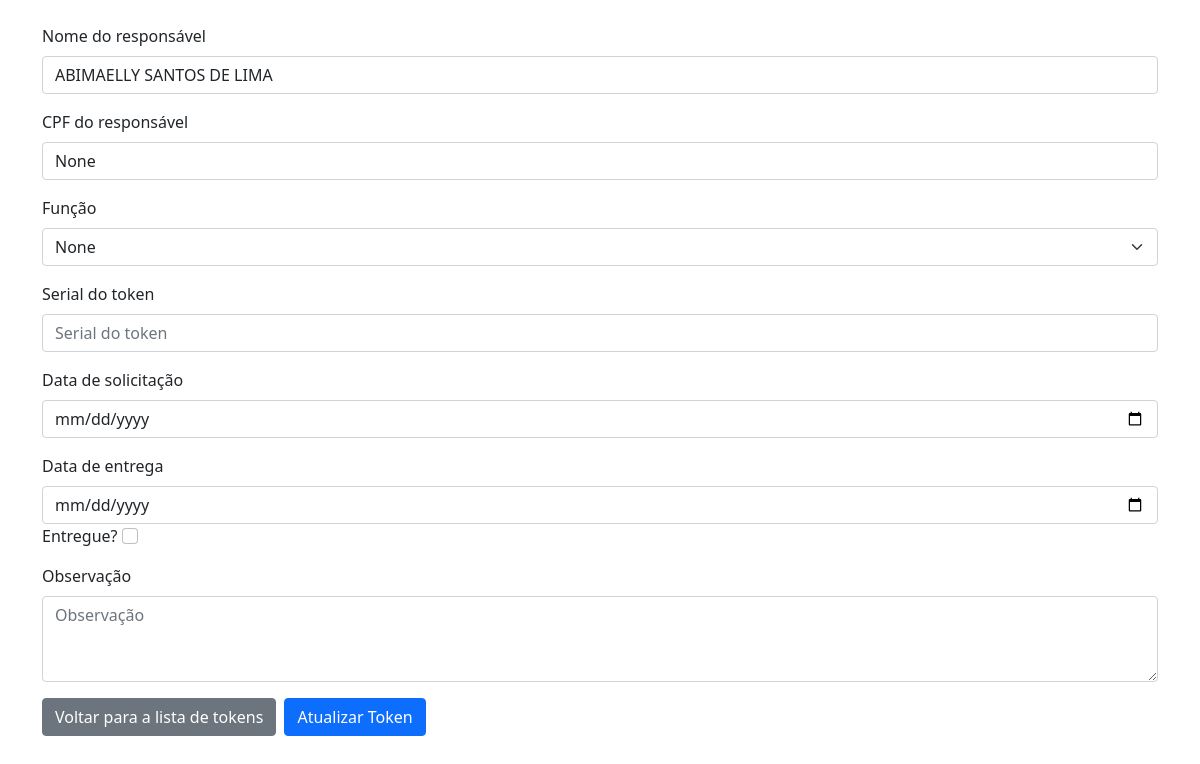
Before: /atualizar_token/87/ (signed in) with the older database file.
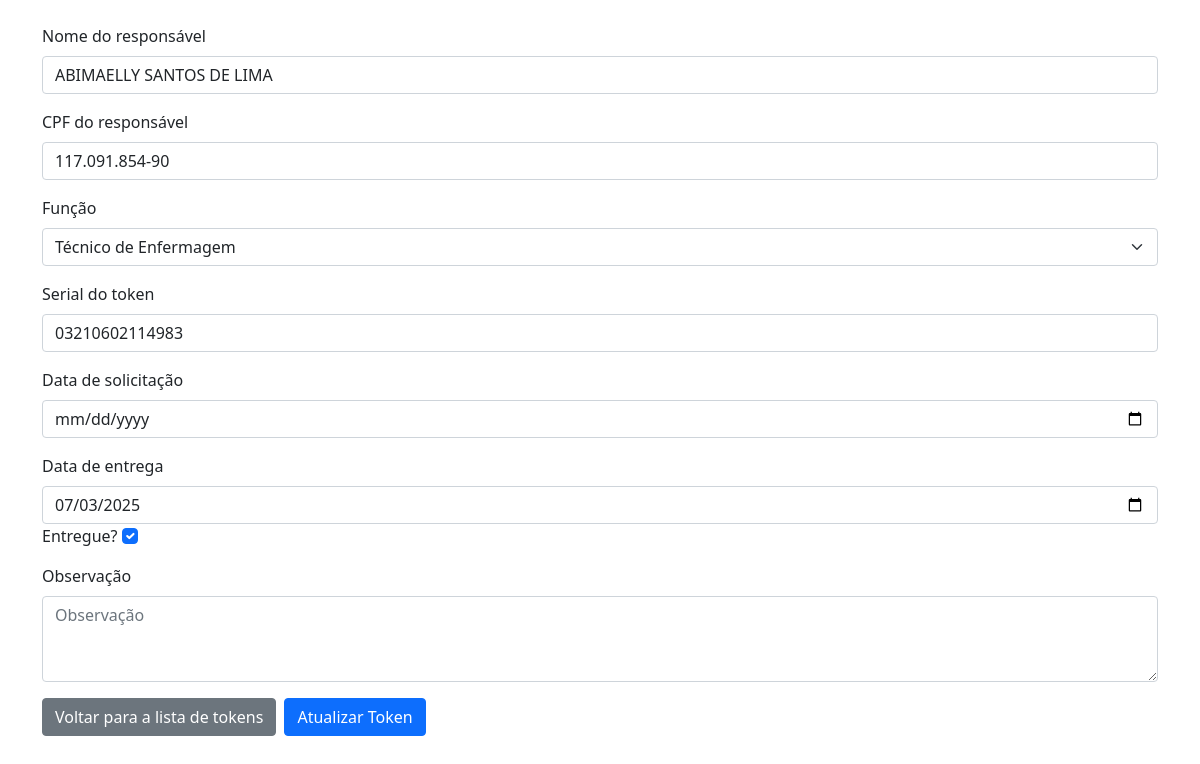
After: the same page with the newer database file.
### tokens_app/models.py (models this page shows)
class Token(models.Model):
    nome_responsavel = models.CharField(max_length=125, null=False, blank=False)
    cpf_responsavel = models.CharField(max_length=14, null=True, blank=True)
    funcao_responsavel = models.CharField(max_length=125, choices=FUNCOES, null=True, blank=True)
    serial = models.CharField(max_length=14, null=True, blank=True)
    data_solicitacao = models.DateField(null=True, blank=True, default=None)
    data_entrega = models.DateField(blank=True, null=True)
    data_modificacao = models.DateField(auto_now=True)
    observacao = models.TextField(null=True, blank=True)
    criador = models.CharField(max_length=125, null=True, blank=True)
    modificador = models.CharField(max_length=125, null=True, blank=True)
    token_entregue = models.BooleanField(default=False)
    token_ativo = models.BooleanField(default=True)
    def __str__(self):
        return f"{self.nome_responsavel}"

### tokens_app/views.py (the view, shortened to what this page needs)
# urls.py: path("atualizar_token/<int:token_id>/", views.atualizar_token, name="atualizar_token"),
def atualizar_token(request, token_id):
    if not request.user.is_authenticated:
        return redirect('login')
    else:
        token = Token.objects.get(id=token_id)
        try:
            token.data_entrega = token.data_entrega.strftime("20%y-%m-%d")
            token.data_solicitacao = token.data_solicitacao.strftime("20%y-%m-%d")
        except:
            pass
        logger.info(f"User {request.user.username} acessou a página de atualização do token de: {token.nome_responsavel}. {time.strftime('%Y-%m-%d %H:%M:%S')}")
        return render(request, 'token.html', {'token': token, "funcoes": funcoes, "usuario": request.user, "assistentes": assistentes})

### tokens_app/templates/token.html (shortened to what this page needs)
{% extends "base.html" %}
{% block content %}
    <form action="{% url 'atualizar_token' token.id %}" method="POST" class="container mt-4">
    <div class="mb-3">
        <label for="nome_responsavel" class="form-label">Nome do responsável</label>
        <input type="text" class="form-control" name="nome_responsavel" id="nome_responsavel" value="{{ token.nome_responsavel }}" placeholder="Nome do responsável">
    </div>
    <div class="mb-3">
        <label for="cpf" class="form-label">CPF do responsável</label>
        <input type="text" class="form-control" name="cpf_responsavel" id="cpf" {%if token.cpf_responsavel != None %} value="{{ token.cpf_responsavel }}" {% endif %} placeholder="000.000.000-00" maxlength="14">
    </div>
    <div class="mb-3">
        <label for="funcao_responsavel" class="form-label">Função</label>
        <select class="form-select" name="funcao_responsavel" id="funcao_responsavel" value="{{ token.funcao_responsavel }}">
            <option value="{{token.funcao_responsavel}}">{{token.funcao_responsavel}}</option>
        </select>
    </div>
    <div class="mb-3">
        <label for="serial" class="form-label">Serial do token</label>
        <input type="number" class="form-control" name="serial" id="serial" value="{{ token.serial }}" placeholder="Serial do token" maxlength="14">
    </div>
    <div class="mb-3">
        <label for="data_solicitacao" class="form-label">Data de solicitação</label>
        <input type="date" class="form-control" name="data_solicitacao" id="data_solicitacao" value="{{ token.data_solicitacao }}">
    </div>
    <div class="mb-3">
        <label for="data_entrega" class="form-label">Data de entrega</label>
        <input type="date" class="form-control" name="data_entrega" id="data_entrega" {% if token.data_entrega != None %} value="{{ token.data_entrega }}" {% endif %}>
        <label for="entregue">Entregue? </label>
            <input type="checkbox" name="token_entregue" id="entregue" class="form-check-input" onchange="console.log(this.checked)" {% if token.token_entregue %} checked {% endif %}>
    </div>
    <div class="mb-3">
        <label for="observacao" class="form-label">Observação</label>
        <textarea class="form-control" name="observacao" id="observacao" rows="3" placeholder="Observação">{{ token.observacao }}</textarea>
    </div>
    <div class="d-flex gap-2">
        <a href="{% url 'lista_tokens' %}" class="btn btn-secondary">Voltar para a lista de tokens</a>
        <button type="submit" class="btn btn-primary">Atualizar Token</button>
    </div>
</form>
{% endblock %}

### tokens_app/templates/base.html (shortened to what this page needs)
<!DOCTYPE html>
<html lang="en">
<head>
    <link href="https://cdn.jsdelivr.net/npm/bootstrap@5.0.2/dist/css/bootstrap.min.css" rel="stylesheet"
>
</head>
<body>
    {% block content %}{% endblock %}
</body>
</html>

Changed rows visible on the page:
changed Token "ABIMAELLY SANTOS DE LIMA": cpf_responsavel "None" → "117.091.854-90"; funcao_responsavel "None" → "Técnico de Enfermagem"; serial (not shown) → "03210602114983"; data_entrega (not shown) → "07/03/2025"; token_entregue "☐" → "☑"
